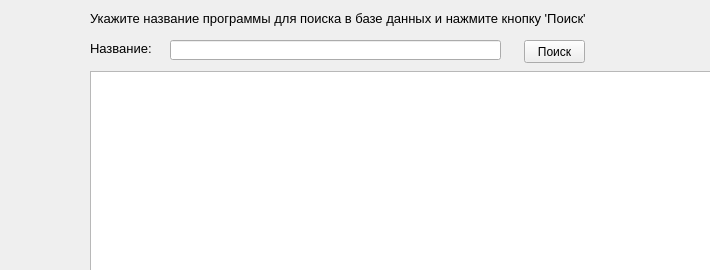
<?xml version="1.0" encoding="UTF-8"?>
<ui version="4.0">
 <class>ViewBD</class>
 <widget class="QWidget" name="ViewBD">
  <property name="windowModality">
   <enum>Qt::ApplicationModal</enum>
  </property>
  <property name="geometry">
   <rect>
    <x>0</x>
    <y>0</y>
    <width>710</width>
    <height>270</height>
   </rect>
  </property>
  <property name="windowTitle">
   <string>Поиск и просмотр базы данных</string>
  </property>
  <property name="windowIcon">
   <iconset>
    <normaloff>LicenseChecker.ico</normaloff>LicenseChecker.ico</iconset>
  </property>
  <widget class="QLabel" name="label">
   <property name="geometry">
    <rect>
     <x>90</x>
     <y>10</y>
     <width>501</width>
     <height>16</height>
    </rect>
   </property>
   <property name="font">
    <font>
     <pointsize>10</pointsize>
    </font>
   </property>
   <property name="text">
    <string>Укажите название программы для поиска в базе данных и нажмите кнопку 'Поиск'</string>
   </property>
  </widget>
  <widget class="QLabel" name="label_2">
   <property name="geometry">
    <rect>
     <x>90</x>
     <y>40</y>
     <width>61</width>
     <height>16</height>
    </rect>
   </property>
   <property name="font">
    <font>
     <pointsize>10</pointsize>
    </font>
   </property>
   <property name="text">
    <string>Название:</string>
   </property>
  </widget>
  <widget class="QLineEdit" name="leKluchBD">
   <property name="geometry">
    <rect>
     <x>170</x>
     <y>40</y>
     <width>331</width>
     <height>20</height>
    </rect>
   </property>
  </widget>
  <widget class="QPushButton" name="pbPoiskBD">
   <property name="geometry">
    <rect>
     <x>524</x>
     <y>40</y>
     <width>61</width>
     <height>23</height>
    </rect>
   </property>
   <property name="text">
    <string>Поиск</string>
   </property>
  </widget>
  <widget class="QTableWidget" name="tableWidgetBD">
   <property name="geometry">
    <rect>
     <x>90</x>
     <y>71</y>
     <width>621</width>
     <height>201</height>
    </rect>
   </property>
  </widget>
  <widget class="QLabel" name="label_3">
   <property name="geometry">
    <rect>
     <x>0</x>
     <y>60</y>
     <width>101</width>
     <height>121</height>
    </rect>
   </property>
   <property name="text">
    <string/>
   </property>
   <property name="pixmap">
    <pixmap>cat-bd.png</pixmap>
   </property>
   <property name="scaledContents">
    <bool>true</bool>
   </property>
  </widget>
 </widget>
 <resources/>
 <connections/>
</ui>
